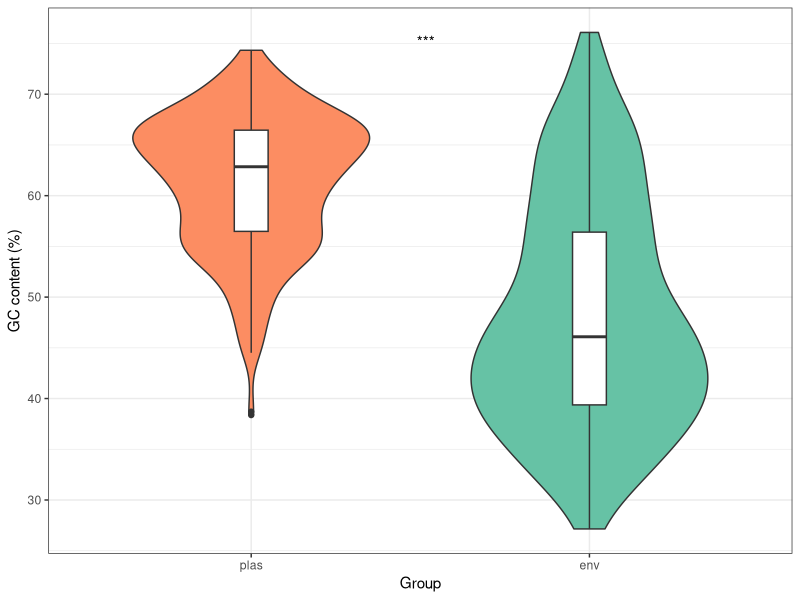
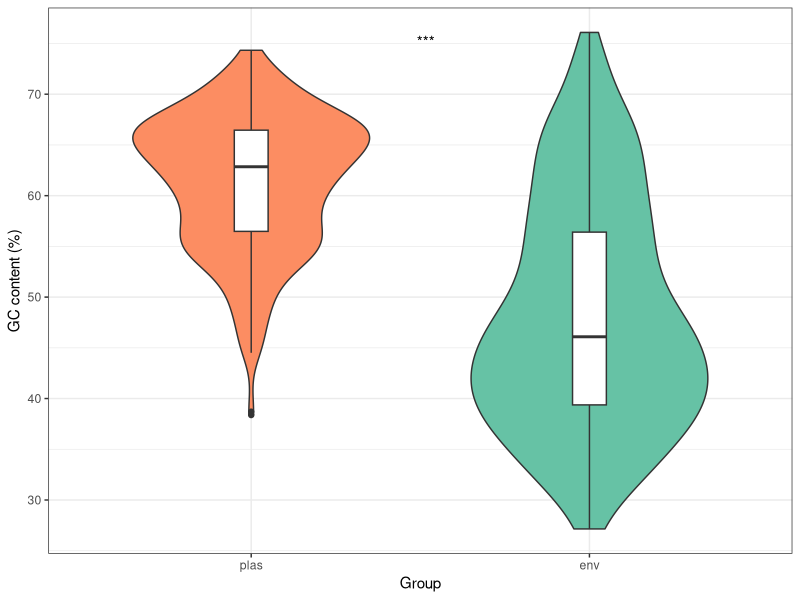

Write the R code that produced these figures, in order.
pkgs <- c("ggplot2", "ggpubr", "dplyr")
for (p in pkgs) {
  if (!requireNamespace(p, quietly = TRUE)) {
    install.packages(p)
  }
  library(p, character.only = TRUE)
}

data_df <- read.csv("./data/Fig6c.csv")
plot_data <- data_df %>% 
  mutate(group = factor(group, levels = c("plas", "env"))) 

label_y <- max(plot_data[["GC"]]) * 0.98

# Violin plot
ggplot(plot_data, aes(x = group, y = .data[["GC"]], fill = group)) +
  geom_violin(scale = "width", width = 0.7) +
  geom_boxplot(width = 0.1, fill = "white") +  # Boxplot inside the violin
  stat_compare_means(label = "p.signif", method = "t.test", 
                     label.x = 1.5, label.y = label_y,
                     symnum.args = list(cutpoints = c(0, 0.001, 0.01, 0.05, Inf),
                                        symbols = c("***", "**", "*", "ns"))) +
  labs(title = NULL,
       x = "Group",
       y = "GC content (%)") +
  theme_bw() +
  theme(plot.title = element_text(hjust = 0.5),
        legend.position = "none") +
  scale_fill_brewer(palette = "Set2", direction = -1)

ggsave("./figures/Fig6c.pdf", width = 6, height = 6)
